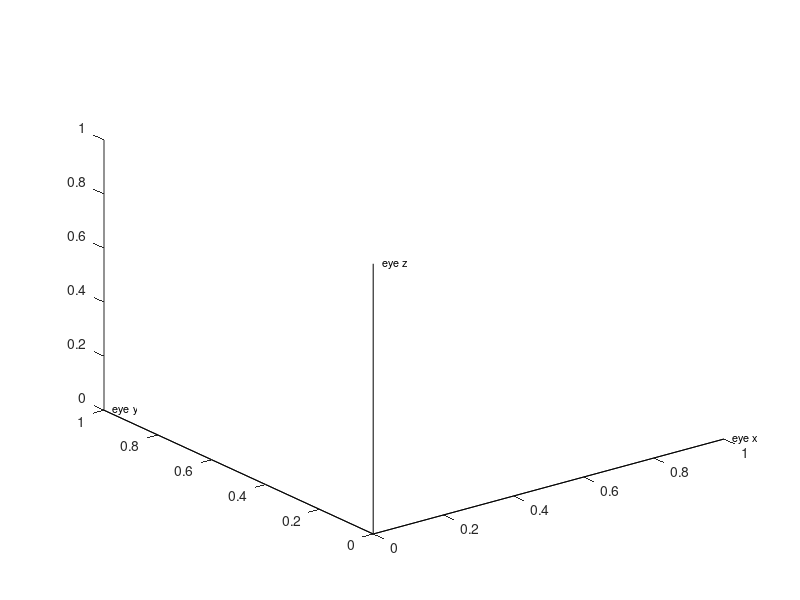

This figure's MATLAB source: (Note: this script raises an error after producing the figure.)
eyeCoor = [1,0,0;0,1,0;0,0,1];

figure,
plot3([0,eyeCoor(1,1)],[0,eyeCoor(1,2)],[0,eyeCoor(1,3)],'-k'),hold on
plot3([0,eyeCoor(2,1)],[0,eyeCoor(2,2)],[0,eyeCoor(2,3)],'-k'),hold on
plot3([0,eyeCoor(3,1)],[0,eyeCoor(3,2)],[0,eyeCoor(3,3)],'-k'),hold on
text(eyeCoor(1,1),eyeCoor(1,2),eyeCoor(1,3),['   ' 'eye x'],'HorizontalAlignment','left','FontSize',8);
text(eyeCoor(2,1),eyeCoor(2,2),eyeCoor(2,3),['   ' 'eye y'],'HorizontalAlignment','left','FontSize',8);
text(eyeCoor(3,1),eyeCoor(3,2),eyeCoor(3,3),['   ' 'eye z'],'HorizontalAlignment','left','FontSize',8);
hold on, plot3(eyeMarks(:,1),eyeMarks(:,2),eyeMarks(:,3),'o')